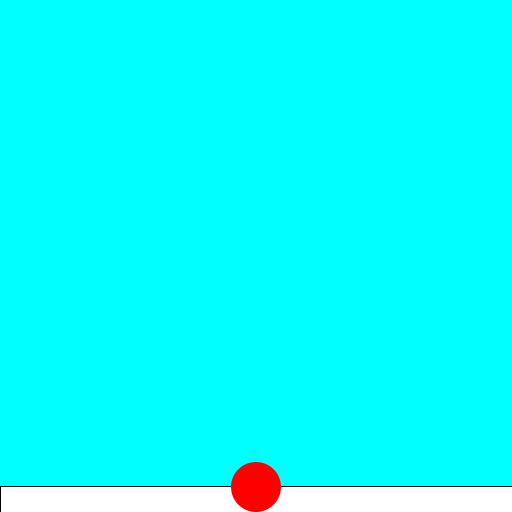
Frame 1 (no input)
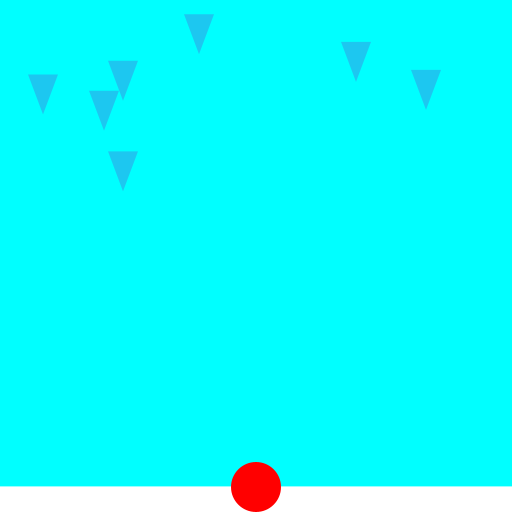
Frame 60 (the mouse pressed at the canvas centre just before this capture)
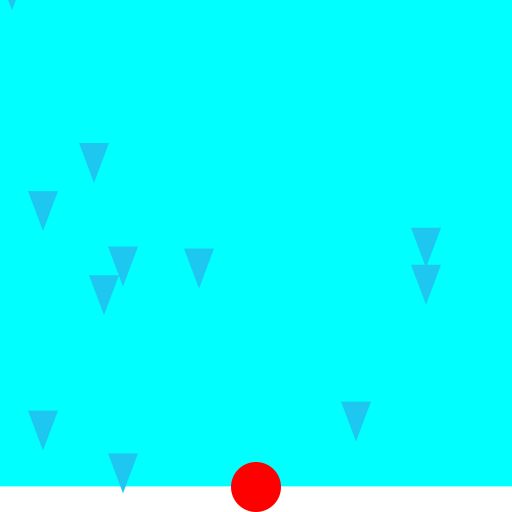
Frame 120 (the mouse held since frame 60 and released just before this capture)

The Processing sketch that drew these frames (run headless with seeded random() and noise(); from frame 60 on, the mouse is pressed at the canvas centre):

// Processing sketch: Esame_7_03_2018_es2
// ── Esame_7_03_2018_es2.pde
ArrayList<Spear> sp;
Baloon b;
double energy;

void setup(){
   size(512,512);
   frameRate(60);
   sp = new ArrayList<Spear>();
   b = new Baloon(width/2, height - height * 5 / 100);
   energy = 0;
}

void draw(){
  background(0,255,255);
    
  fill(255);
  rect(0, height - (height*0.05), width, height - (height*0.05));
  
  b.run(energy);
  
  for(Spear s : sp){
     s.run(); 
     if(b.hit(s)){
        noLoop(); 
     }
  }
  
  if(b.range()){
      energy *= -1;
  }
  
  if(random(1) < 0.1){
     sp.add(new Spear(int(random(width)) , -60, abs(random(3,8))));
  }
  
  if(keyPressed){
    if((key == 'A' || key == 'a') && energy > -3){
      energy -= 0.2; 
   }
   if((key == 'D' || key == 'd') && energy < 3){
      energy += 0.2; 
   }
   if(energy > 0){
      energy -= 0.05; 
   }
   if(energy < 0){
      energy += 0.05; 
   } 
  }
}

void keyPressed(){
   if(key == 'R' || key == 'r'){
       setup();
       loop();
   }
}

// ── Baloon.pde
class Baloon{
   float x, y;
   float d = 50;
   
   Baloon(float x, float y){
      this.x = x;
      this.y = y;
   }
   
   void display(){
      noStroke();
      fill(255,0,0);
      ellipseMode(CENTER);
      ellipse(x, y, d, d);
   }
   
   
   void move(double e){
       x += e;
   }
   
   boolean range(){
      return x <= 10 || x >= width - d;
   }
   
   boolean hit(Spear s){
      if(dist(s.x, s.y + 40, x, y) < d/2){
          return true;
      }
      return false;
   }
   
   void run(double e){
      display();
      move(e);
   }
}

// ── Spear.pde
class Spear{
   float x, y;
   float vy;
   
   Spear(float x, float y, float vy){
       this.x = x;
       this.y = y;
       this.vy = vy;
   }  
   
   void display(){
        fill(#1DC7F0);
        noStroke();
        triangle(x, y+40, x + 15, y, x-15, y);
     }
     
     void move(){
        y += vy; 
        if(y == height){
           y = 0; 
        }
     }
     
     void run(){
        display();
        move();
     }
}
